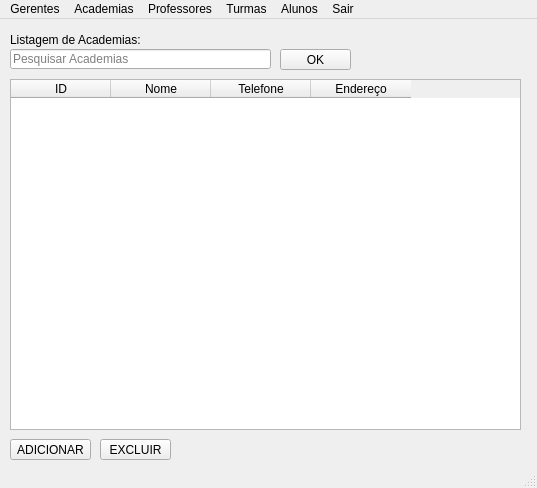
<?xml version="1.0" encoding="UTF-8"?>
<ui version="4.0">
 <class>MainWindow</class>
 <widget class="QMainWindow" name="MainWindow">
  <property name="geometry">
   <rect>
    <x>0</x>
    <y>0</y>
    <width>537</width>
    <height>488</height>
   </rect>
  </property>
  <property name="windowTitle">
   <string>MainWindow</string>
  </property>
  <widget class="QWidget" name="centralwidget">
   <widget class="QTableWidget" name="tableWidget">
    <property name="geometry">
     <rect>
      <x>10</x>
      <y>60</y>
      <width>511</width>
      <height>351</height>
     </rect>
    </property>
    <column>
     <property name="text">
      <string>ID</string>
     </property>
    </column>
    <column>
     <property name="text">
      <string>Nome</string>
     </property>
    </column>
    <column>
     <property name="text">
      <string>Telefone</string>
     </property>
    </column>
    <column>
     <property name="text">
      <string>Endereço</string>
     </property>
    </column>
   </widget>
   <widget class="QLabel" name="label">
    <property name="geometry">
     <rect>
      <x>10</x>
      <y>10</y>
      <width>131</width>
      <height>21</height>
     </rect>
    </property>
    <property name="text">
     <string>Listagem de Academias:</string>
    </property>
   </widget>
   <widget class="QLineEdit" name="lineEdit">
    <property name="geometry">
     <rect>
      <x>10</x>
      <y>30</y>
      <width>261</width>
      <height>20</height>
     </rect>
    </property>
    <property name="placeholderText">
     <string>Pesquisar Academias</string>
    </property>
   </widget>
   <widget class="QPushButton" name="pushButton">
    <property name="geometry">
     <rect>
      <x>280</x>
      <y>30</y>
      <width>71</width>
      <height>21</height>
     </rect>
    </property>
    <property name="text">
     <string>OK</string>
    </property>
   </widget>
   <widget class="QPushButton" name="pushButton_2">
    <property name="geometry">
     <rect>
      <x>10</x>
      <y>420</y>
      <width>81</width>
      <height>21</height>
     </rect>
    </property>
    <property name="text">
     <string>ADICIONAR</string>
    </property>
   </widget>
   <widget class="QPushButton" name="pushButton_3">
    <property name="geometry">
     <rect>
      <x>100</x>
      <y>420</y>
      <width>71</width>
      <height>21</height>
     </rect>
    </property>
    <property name="text">
     <string>EXCLUIR</string>
    </property>
   </widget>
  </widget>
  <widget class="QMenuBar" name="menubar">
   <property name="geometry">
    <rect>
     <x>0</x>
     <y>0</y>
     <width>537</width>
     <height>21</height>
    </rect>
   </property>
   <widget class="QMenu" name="menuInicio">
    <property name="title">
     <string>Academias</string>
    </property>
    <addaction name="actionCadastrar"/>
    <addaction name="actionExcluir"/>
    <addaction name="actionListar"/>
   </widget>
   <widget class="QMenu" name="menuGerentes">
    <property name="title">
     <string>Gerentes</string>
    </property>
    <addaction name="actionCadastrar_2"/>
    <addaction name="actionExcluir_2"/>
    <addaction name="actionListar_2"/>
   </widget>
   <widget class="QMenu" name="menuProfessores">
    <property name="title">
     <string>Professores</string>
    </property>
    <addaction name="actionCadastrar_3"/>
    <addaction name="actionExluir"/>
    <addaction name="actionListar_3"/>
   </widget>
   <widget class="QMenu" name="menuTurmas">
    <property name="title">
     <string>Turmas</string>
    </property>
    <addaction name="actionCadastrar_4"/>
    <addaction name="actionExcluir_3"/>
    <addaction name="actionListar_4"/>
   </widget>
   <widget class="QMenu" name="menuAlunos">
    <property name="title">
     <string>Alunos</string>
    </property>
    <addaction name="actionCadastrar_5"/>
    <addaction name="actionExcluir_4"/>
    <addaction name="actionListar_5"/>
   </widget>
   <widget class="QMenu" name="menuSair">
    <property name="title">
     <string>Sair</string>
    </property>
    <addaction name="actionVoltar_ao_Login"/>
   </widget>
   <addaction name="menuGerentes"/>
   <addaction name="menuInicio"/>
   <addaction name="menuProfessores"/>
   <addaction name="menuTurmas"/>
   <addaction name="menuAlunos"/>
   <addaction name="menuSair"/>
  </widget>
  <widget class="QStatusBar" name="statusbar"/>
  <action name="actionCadastrar">
   <property name="text">
    <string>Cadastrar</string>
   </property>
  </action>
  <action name="actionExcluir">
   <property name="text">
    <string>Excluir</string>
   </property>
  </action>
  <action name="actionListar">
   <property name="text">
    <string>Listar</string>
   </property>
  </action>
  <action name="actionCadastrar_2">
   <property name="text">
    <string>Cadastrar</string>
   </property>
  </action>
  <action name="actionExcluir_2">
   <property name="text">
    <string>Excluir</string>
   </property>
  </action>
  <action name="actionListar_2">
   <property name="text">
    <string>Listar</string>
   </property>
  </action>
  <action name="actionCadastrar_3">
   <property name="text">
    <string>Cadastrar</string>
   </property>
  </action>
  <action name="actionExluir">
   <property name="text">
    <string>Exluir</string>
   </property>
  </action>
  <action name="actionListar_3">
   <property name="text">
    <string>Listar</string>
   </property>
  </action>
  <action name="actionCadastrar_4">
   <property name="text">
    <string>Cadastrar</string>
   </property>
  </action>
  <action name="actionExcluir_3">
   <property name="text">
    <string>Excluir</string>
   </property>
  </action>
  <action name="actionListar_4">
   <property name="text">
    <string>Listar</string>
   </property>
  </action>
  <action name="actionCadastrar_5">
   <property name="text">
    <string>Cadastrar</string>
   </property>
  </action>
  <action name="actionExcluir_4">
   <property name="text">
    <string>Excluir</string>
   </property>
  </action>
  <action name="actionListar_5">
   <property name="text">
    <string>Listar</string>
   </property>
  </action>
  <action name="actionVoltar_ao_Login">
   <property name="text">
    <string>Voltar ao Login</string>
   </property>
  </action>
 </widget>
 <resources/>
 <connections/>
</ui>
